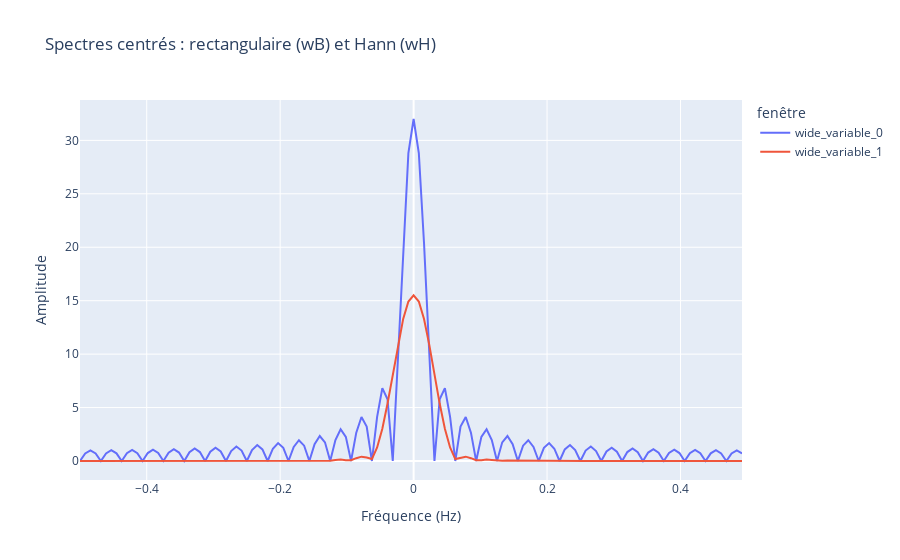

Notebook code cell kept with this figure:
### Markdown cell above
- Fenêtre rectangulaire
Lobe principal étroit → bonne résolution fréquentielle
Rebonds (lobes secondaires) très élevés (≈ -13 dB)
- Fenêtre de Hann
Lobe principal plus large → résolution plus médiocre
Rebonds très faibles (≈ -31 dB) 
La fenêtre de Hann atténue les artéfacts mais diminue la capacité à distinguer des fréquences très proches.
La fenêtre rectangulaire donne une meilleure séparation des fréquences, mais avec beaucoup plus de parasites dans le spectre

### Code cell
#fenetres en fréquencielles
N = 4*K
f = (np.arange(N)/N)-0.5

fft_wH = np.fft.fftshift(np.fft.fft(wH, N))
fft_wB = np.fft.fftshift(np.fft.fft(wB, N))

fig = px.line(x=f,
              y=[abs(fft_wB), abs(fft_wH)],
              labels={'x': 'Fréquence (Hz)', 'value': 'Amplitude', 'variable': 'fenêtre'},
              title='Spectres centrés : rectangulaire (wB) et Hann (wH)')
fig.show()
